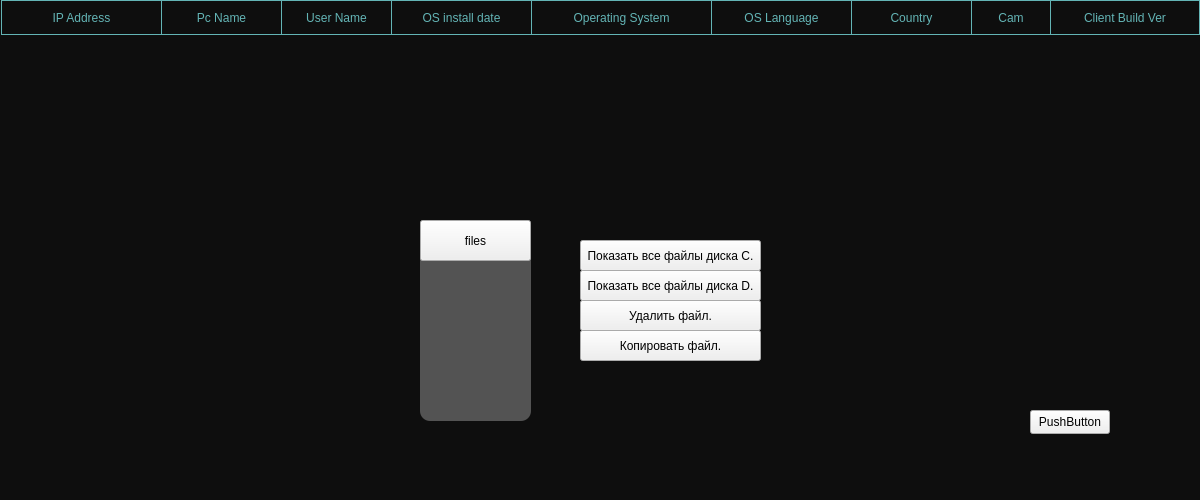
<?xml version="1.0" encoding="UTF-8"?>
<ui version="4.0">
 <class>MainWindow</class>
 <widget class="QMainWindow" name="MainWindow">
  <property name="geometry">
   <rect>
    <x>0</x>
    <y>0</y>
    <width>1200</width>
    <height>500</height>
   </rect>
  </property>
  <property name="windowTitle">
   <string>MainWindow</string>
  </property>
  <property name="styleSheet">
   <string notr="true"/>
  </property>
  <widget class="QWidget" name="centralwidget">
   <property name="styleSheet">
    <string notr="true"/>
   </property>
   <widget class="QStackedWidget" name="stackedWidget">
    <property name="geometry">
     <rect>
      <x>0</x>
      <y>0</y>
      <width>1200</width>
      <height>500</height>
     </rect>
    </property>
    <widget class="QWidget" name="clients">
     <property name="styleSheet">
      <string notr="true">QWidget#clients
{
background-color: rgba(0,0,0,240);
}</string>
     </property>
     <widget class="QWidget" name="clientsWidget" native="true">
      <property name="geometry">
       <rect>
        <x>0</x>
        <y>40</y>
        <width>1201</width>
        <height>461</height>
       </rect>
      </property>
      <widget class="QPushButton" name="pushButton">
       <property name="geometry">
        <rect>
         <x>1030</x>
         <y>370</y>
         <width>80</width>
         <height>24</height>
        </rect>
       </property>
       <property name="text">
        <string>PushButton</string>
       </property>
      </widget>
      <widget class="QWidget" name="optionsWidget" native="true">
       <property name="geometry">
        <rect>
         <x>420</x>
         <y>180</y>
         <width>111</width>
         <height>201</height>
        </rect>
       </property>
       <property name="styleSheet">
        <string notr="true">QWidget#optionsWidget
{
background-color:rgb(83, 83, 83);
border-radius: 10px;
}</string>
       </property>
       <widget class="QPushButton" name="filesButton">
        <property name="geometry">
         <rect>
          <x>0</x>
          <y>0</y>
          <width>111</width>
          <height>41</height>
         </rect>
        </property>
        <property name="text">
         <string>files</string>
        </property>
       </widget>
      </widget>
      <widget class="QWidget" name="filesWidget" native="true">
       <property name="geometry">
        <rect>
         <x>580</x>
         <y>200</y>
         <width>181</width>
         <height>121</height>
        </rect>
       </property>
       <widget class="QPushButton" name="showC">
        <property name="geometry">
         <rect>
          <x>0</x>
          <y>0</y>
          <width>181</width>
          <height>31</height>
         </rect>
        </property>
        <property name="text">
         <string>Показать все файлы диска C.</string>
        </property>
       </widget>
       <widget class="QPushButton" name="showD">
        <property name="geometry">
         <rect>
          <x>0</x>
          <y>30</y>
          <width>181</width>
          <height>31</height>
         </rect>
        </property>
        <property name="text">
         <string>Показать все файлы диска D.</string>
        </property>
       </widget>
       <widget class="QPushButton" name="deleteFile">
        <property name="geometry">
         <rect>
          <x>0</x>
          <y>60</y>
          <width>181</width>
          <height>31</height>
         </rect>
        </property>
        <property name="text">
         <string>Удалить файл.</string>
        </property>
       </widget>
       <widget class="QPushButton" name="copyFile">
        <property name="geometry">
         <rect>
          <x>0</x>
          <y>90</y>
          <width>181</width>
          <height>31</height>
         </rect>
        </property>
        <property name="text">
         <string>Копировать файл.</string>
        </property>
       </widget>
      </widget>
     </widget>
     <widget class="QWidget" name="tablesWidget" native="true">
      <property name="geometry">
       <rect>
        <x>0</x>
        <y>0</y>
        <width>1200</width>
        <height>35</height>
       </rect>
      </property>
      <widget class="QLabel" name="ipText">
       <property name="geometry">
        <rect>
         <x>1</x>
         <y>0</y>
         <width>161</width>
         <height>35</height>
        </rect>
       </property>
       <property name="styleSheet">
        <string notr="true">QLabel#ipText
{
font: 600 14pt &quot;Segoe UI&quot;;
color: rgb(99, 180, 181);

border: 1px solid rgb(99, 180, 181);
}
</string>
       </property>
       <property name="text">
        <string>IP Address</string>
       </property>
       <property name="alignment">
        <set>Qt::AlignmentFlag::AlignCenter</set>
       </property>
      </widget>
      <widget class="QLabel" name="pcNameText">
       <property name="geometry">
        <rect>
         <x>161</x>
         <y>0</y>
         <width>121</width>
         <height>35</height>
        </rect>
       </property>
       <property name="styleSheet">
        <string notr="true">QLabel#pcNameText
{
font: 600 14pt &quot;Segoe UI&quot;;
color: rgb(99, 180, 181);

border: 1px solid rgb(99, 180, 181);
}
</string>
       </property>
       <property name="text">
        <string>Pc Name</string>
       </property>
       <property name="alignment">
        <set>Qt::AlignmentFlag::AlignCenter</set>
       </property>
      </widget>
      <widget class="QLabel" name="userNameText">
       <property name="geometry">
        <rect>
         <x>281</x>
         <y>0</y>
         <width>111</width>
         <height>35</height>
        </rect>
       </property>
       <property name="styleSheet">
        <string notr="true">QLabel#userNameText
{
font: 600 14pt &quot;Segoe UI&quot;;
color: rgb(99, 180, 181);

border: 1px solid rgb(99, 180, 181);
}
</string>
       </property>
       <property name="text">
        <string>User Name</string>
       </property>
       <property name="alignment">
        <set>Qt::AlignmentFlag::AlignCenter</set>
       </property>
      </widget>
      <widget class="QLabel" name="osInstallText">
       <property name="geometry">
        <rect>
         <x>391</x>
         <y>0</y>
         <width>141</width>
         <height>35</height>
        </rect>
       </property>
       <property name="styleSheet">
        <string notr="true">QLabel#osInstallText
{
font: 600 14pt &quot;Segoe UI&quot;;
color: rgb(99, 180, 181);

border: 1px solid rgb(99, 180, 181);
}
</string>
       </property>
       <property name="text">
        <string>OS install date</string>
       </property>
       <property name="alignment">
        <set>Qt::AlignmentFlag::AlignCenter</set>
       </property>
      </widget>
      <widget class="QLabel" name="osText">
       <property name="geometry">
        <rect>
         <x>531</x>
         <y>0</y>
         <width>181</width>
         <height>35</height>
        </rect>
       </property>
       <property name="styleSheet">
        <string notr="true">QLabel#osText
{
font: 600 14pt &quot;Segoe UI&quot;;
color: rgb(99, 180, 181);

border: 1px solid rgb(99, 180, 181);
}
</string>
       </property>
       <property name="text">
        <string>Operating System</string>
       </property>
       <property name="alignment">
        <set>Qt::AlignmentFlag::AlignCenter</set>
       </property>
      </widget>
      <widget class="QLabel" name="countryText">
       <property name="geometry">
        <rect>
         <x>851</x>
         <y>0</y>
         <width>121</width>
         <height>35</height>
        </rect>
       </property>
       <property name="styleSheet">
        <string notr="true">QLabel#countryText
{
font: 600 14pt &quot;Segoe UI&quot;;
color: rgb(99, 180, 181);

border: 1px solid rgb(99, 180, 181);
}
</string>
       </property>
       <property name="text">
        <string>Country</string>
       </property>
       <property name="alignment">
        <set>Qt::AlignmentFlag::AlignCenter</set>
       </property>
      </widget>
      <widget class="QLabel" name="osLanguageText">
       <property name="geometry">
        <rect>
         <x>711</x>
         <y>0</y>
         <width>141</width>
         <height>35</height>
        </rect>
       </property>
       <property name="styleSheet">
        <string notr="true">QLabel#osLanguageText
{
font: 600 14pt &quot;Segoe UI&quot;;
color: rgb(99, 180, 181);

border: 1px solid rgb(99, 180, 181);
}
</string>
       </property>
       <property name="text">
        <string>OS Language</string>
       </property>
       <property name="alignment">
        <set>Qt::AlignmentFlag::AlignCenter</set>
       </property>
      </widget>
      <widget class="QLabel" name="camText">
       <property name="geometry">
        <rect>
         <x>971</x>
         <y>0</y>
         <width>80</width>
         <height>35</height>
        </rect>
       </property>
       <property name="styleSheet">
        <string notr="true">QLabel#camText
{
font: 600 14pt &quot;Segoe UI&quot;;
color: rgb(99, 180, 181);

border: 1px solid rgb(99, 180, 181);
}
</string>
       </property>
       <property name="text">
        <string>Cam</string>
       </property>
       <property name="alignment">
        <set>Qt::AlignmentFlag::AlignCenter</set>
       </property>
      </widget>
      <widget class="QLabel" name="clientVerText">
       <property name="geometry">
        <rect>
         <x>1050</x>
         <y>0</y>
         <width>150</width>
         <height>35</height>
        </rect>
       </property>
       <property name="styleSheet">
        <string notr="true">QLabel#clientVerText
{
font: 600 14pt &quot;Segoe UI&quot;;
color: rgb(99, 180, 181);

border: 1px solid rgb(99, 180, 181);
}
</string>
       </property>
       <property name="text">
        <string>Client Build Ver</string>
       </property>
       <property name="alignment">
        <set>Qt::AlignmentFlag::AlignCenter</set>
       </property>
      </widget>
     </widget>
    </widget>
    <widget class="QWidget" name="consoleForC">
     <property name="styleSheet">
      <string notr="true">QWidget#consoleForC
{
background-color: rgba(0,0,0,240);
}</string>
     </property>
     <widget class="QScrollArea" name="scrollAreaC">
      <property name="geometry">
       <rect>
        <x>0</x>
        <y>39</y>
        <width>601</width>
        <height>461</height>
       </rect>
      </property>
      <property name="styleSheet">
       <string notr="true">QScrollArea#scrollArea
{
background:rgba(0,0,0,0);
}</string>
      </property>
      <property name="frameShape">
       <enum>QFrame::Shape::StyledPanel</enum>
      </property>
      <property name="verticalScrollBarPolicy">
       <enum>Qt::ScrollBarPolicy::ScrollBarAlwaysOn</enum>
      </property>
      <property name="horizontalScrollBarPolicy">
       <enum>Qt::ScrollBarPolicy::ScrollBarAlwaysOff</enum>
      </property>
      <property name="widgetResizable">
       <bool>true</bool>
      </property>
      <widget class="QWidget" name="scrollAreaWidgetContents">
       <property name="geometry">
        <rect>
         <x>0</x>
         <y>0</y>
         <width>585</width>
         <height>459</height>
        </rect>
       </property>
       <property name="styleSheet">
        <string notr="true">QWidget#scrollAreaWidgetContents
{
background:rgba(0,0,0,0);
}</string>
       </property>
      </widget>
     </widget>
    </widget>
   </widget>
  </widget>
 </widget>
 <resources/>
 <connections/>
</ui>
